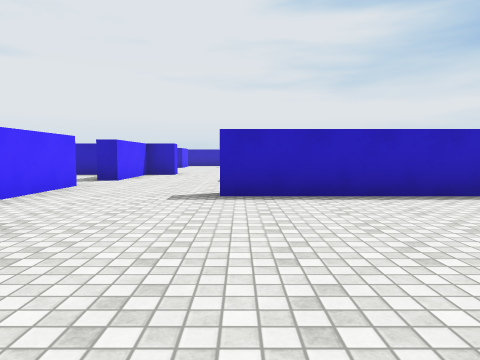
view 1 (above)

22 first-person views from a walk through a 3-D level made in the Unity game engine. The camera is 1.2 m above the floor, tilts 4° down and sees 70° across. The floor is counted in squares, 2 m on a side. Each view is taken from the middle of a square. On the plan, view 1 faces up. The plan holds only what a view shows up to about 10 squares ahead; the rest is blank. The place goes on beyond the plan. The player is left out. Surface patterns are stand-ins for the level's own textures.

view 2
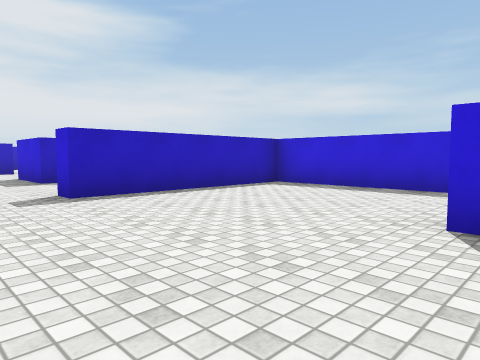

view 3
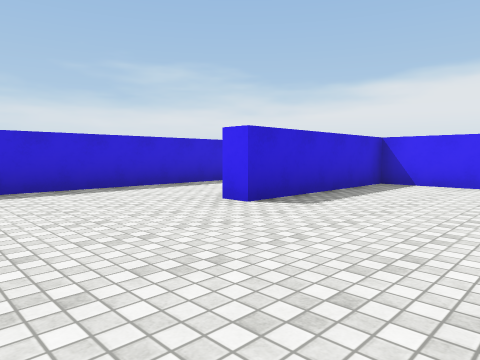

view 4
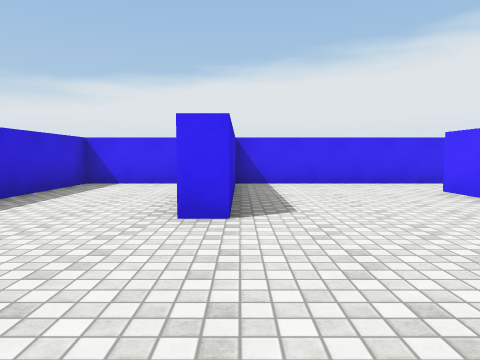

view 5
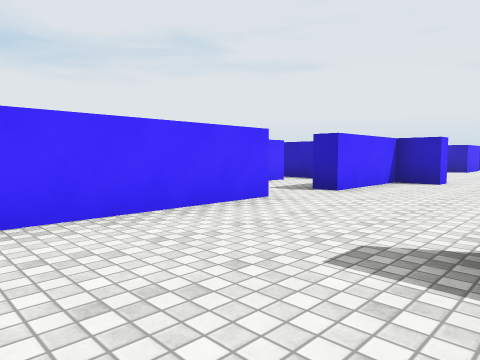

view 6
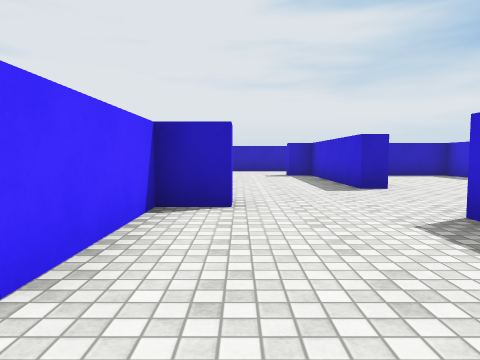

view 7
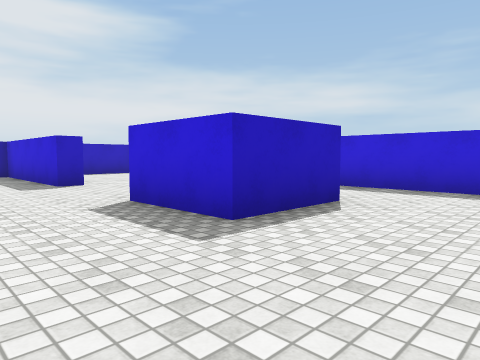

view 8
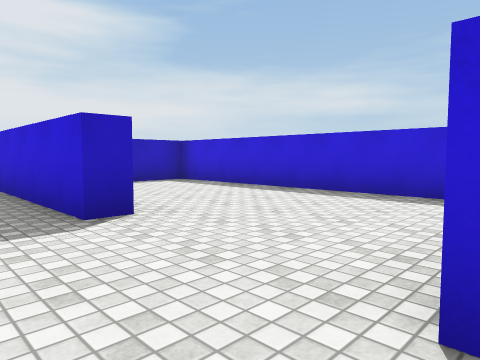

view 9
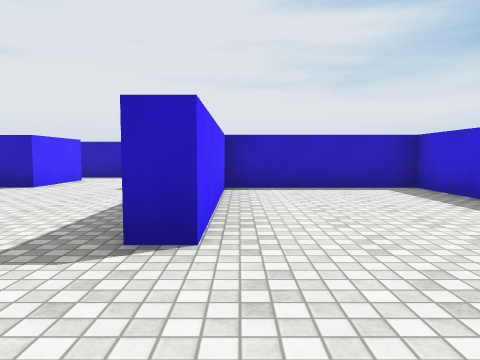

view 10
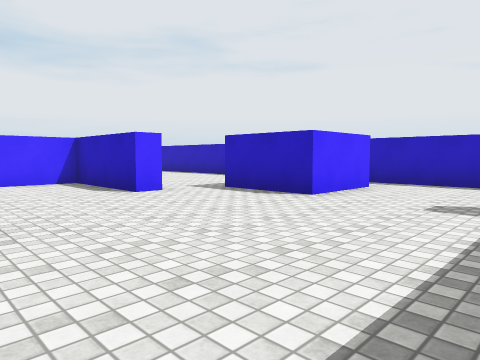

view 11
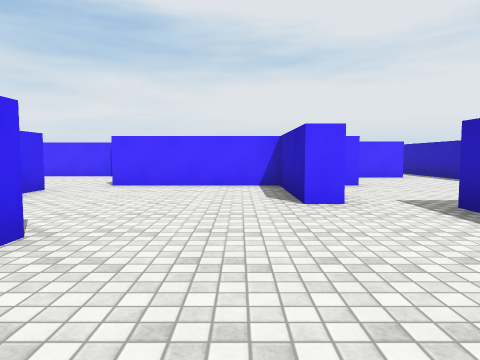

view 12
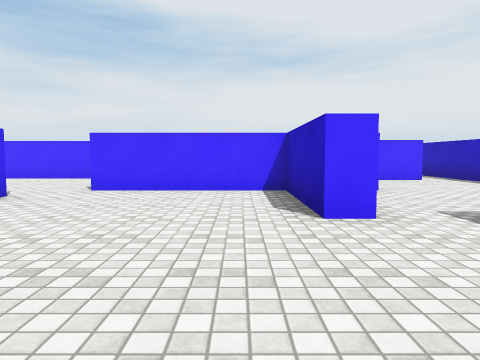

view 13
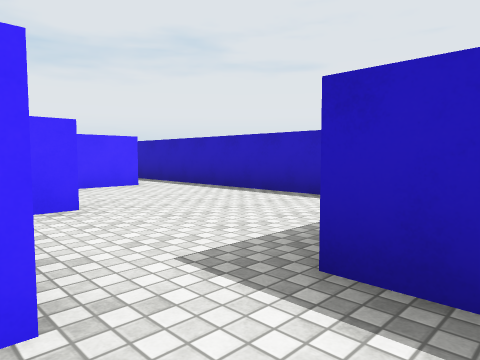

view 14
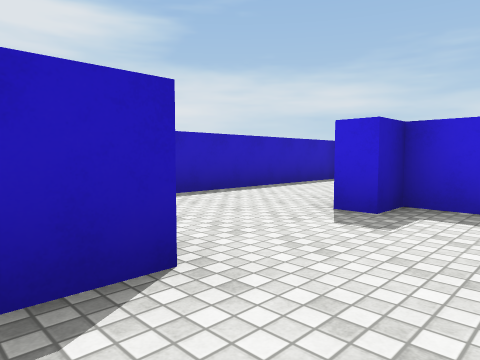

view 15
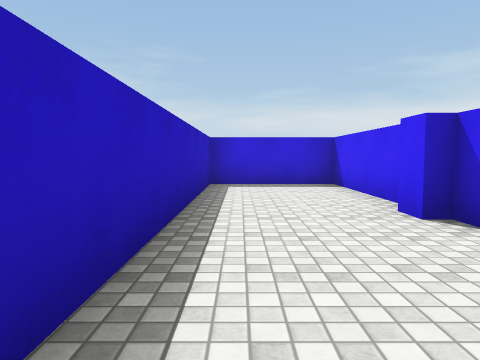

view 16
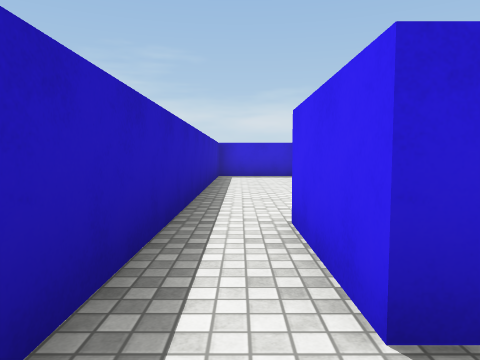

view 17
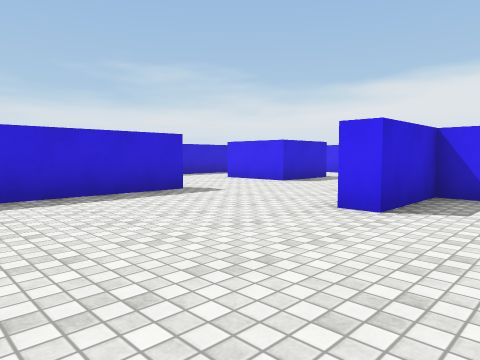

view 18
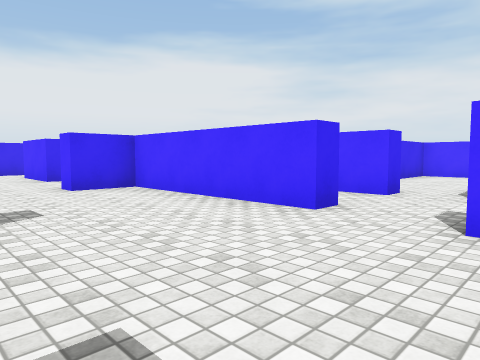

view 19
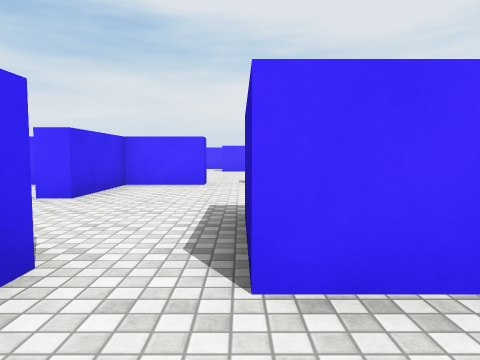

view 20
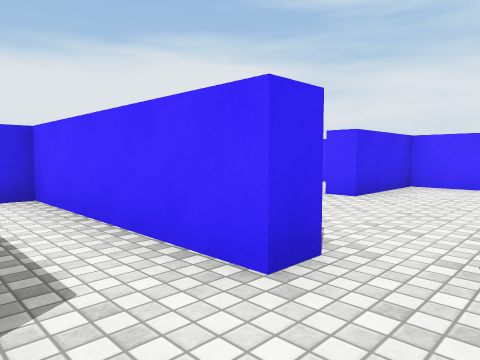

view 21
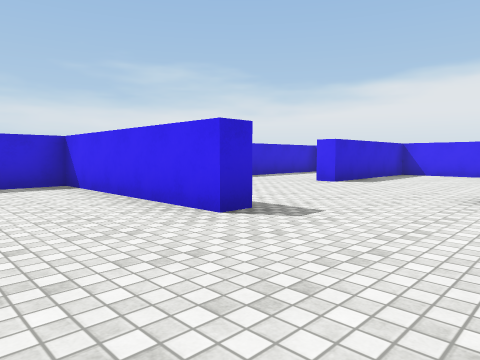

view 22
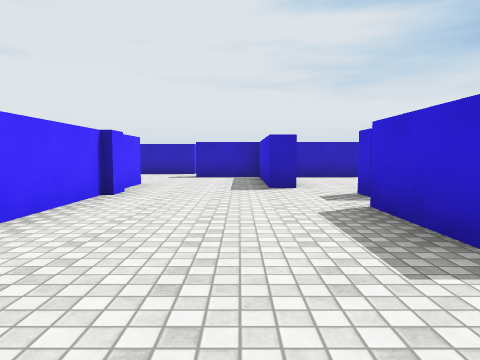

### Floor plan
Points are (right, up) in squares from view 1. A wall is a line through its corners. A room is listed if a view was taken in it or the views show most of it. See-through windows are left out.
Room 1 (views 1, 2, 4, 5)
walls: (-2.1, 2.8) (-2.1, 2.2); (-2.5, 0.2) (-2.5, -1.9); (2.2, -3.4) (4.4, -3.4) (4.4, 5.1) (-0.3, 5.1); (-2.5, -3.4) (1.1, -3.4) (1.1, 0.7) (1.6, 0.7)
ways out: opening at (-1.5, 4.5) to room 2; opening at (-3.5, -2.5)
Room 2 (views 3, 6, 7, 8, 9, 10, 18, 19, 20, 21)
walls: (-2.1, 11.6) (-2.1, 11) (-3, 11) (-3, 8.3) (-3.5, 8.3); (2.2, 8.3) (0.2, 8.3) (0.2, 10.3) (2.2, 10.3); (4.4, 11.2) (4.4, 17.5) (0.6, 17.5); (-0.3, 5.1) (-0.3, 5.6) (4.4, 5.6) (4.4, 9.5); (-3.9, 6.9) (-3.3, 6.9) (-3.3, 2.8) (-2.1, 2.8); (-5.1, 11) (-7.1, 11); (-5.4, 10.1) (-5.4, 8.1); (-5.4, 6.9) (-5.4, 2.8) (-4.9, 2.8); (0.7, 17.2) (0.7, 13.3) (0.2, 13.3)
ways out: opening at (-1.5, 4.5) to room 1; opening at (-1.5, 14) to room 3; gap at (-6, 7) to room 5
Room 3 (views 11, 12, 13, 14, 17)
walls: (-5.3, 16.4) (-5.3, 15.8) (-7.9, 15.8) (-7.9, 12.4); (-4.1, 11.5) (-3.5, 11.5) (-3.5, 13.4) (-3, 13.4); (-3, 18.5) (-3, 17.5) (-5, 17.5); (-0.5, 17.5) (-0.5, 18); (0.2, 13.3) (0.2, 17.5); (0.2, 18) (0.2, 18.3)
ways out: opening at (-1.5, 14) to room 2; opening at (-6, 17) to room 4; opening at (-7, 12) to room 5; opening at (-1.5, 18) to room 6
Room 4 (views 15, 16)
walls: (-6.8, 20.6) (-10.4, 20.6); (-7.9, 17.5) (-7.9, 16.9); (-5, 19.1) (-5, 19.5) (-3, 19.5); (-10.5, 19.6) (-10.5, 18.3); (-2.6, 20.6) (-5.1, 20.6)
ways out: opening at (-6, 17) to room 3; opening at (-3, 20) to room 6; opening at (-11.5, 20)
Room 5 (view 22)
walls: (-7.1, 11) (-7.1, 11.5) (-6.4, 11.5); (-11.1, 11.4) (-11.1, 8.8); (-11.8, 7.3) (-11.1, 7.3) (-11.1, 5.6) (-8.8, 5.6); (-7.9, 12.4) (-8.4, 12.4); (-5.4, 8.1) (-7.4, 8.1) (-7.4, 10.1)
ways out: gap at (-6, 7) to room 2; opening at (-7, 12) to room 3; opening at (-12, 8); opening at (-9.5, 12.5); opening at (-7.5, 5)
Room 6 (no view inside)
walls: (0.2, 18.3) (0.8, 18.3); (1.2, 18) (4.4, 18) (4.4, 20.6) (-2.6, 20.6); (-0.2, 18) (0.2, 18); (-3, 19.5) (-3, 18.5)
ways out: opening at (-1.5, 18) to room 3; opening at (-3, 20) to room 4

Where each view was taken, in squares from view 1:
view 1: 0 up, 0 right, facing up
view 2: 0 up, 2 left, facing up-right
view 3: 4 up, 2 left, facing down-right
view 4: 4 up, 1 right, facing down
view 5: 3 up, 0 right, facing up-left
view 6: 7 up, 2 left, facing up
view 7: 6 up, 2 left, facing up-right
view 8: 10 up, 1 left, facing up-right
view 9: 11 up, 1 right, facing up
view 10: 13 up, 0 right, facing up-left
view 11: 15 up, 1 left, facing left
view 12: 15 up, 2 left, facing left
view 13: 16 up, 4 left, facing up-left
view 14: 16 up, 4 left, facing up-right
view 15: 20 up, 3 left, facing right
view 16: 20 up, 6 left, facing right
view 17: 17 up, 5 left, facing down-right
view 18: 9 up, 0 right, facing down-left
view 19: 8 up, 4 left, facing left
view 20: 8 up, 4 left, facing down-left
view 21: 8 up, 3 left, facing down-right
view 22: 6 up, 9 left, facing up
